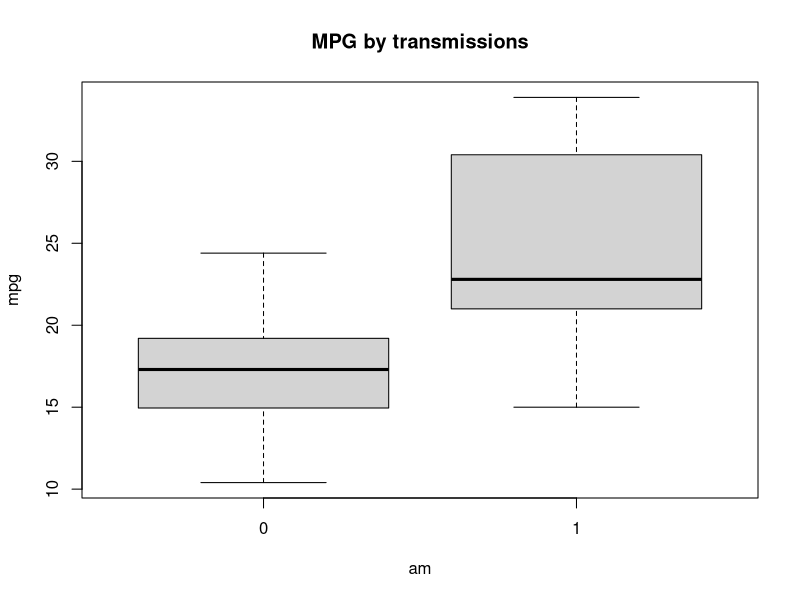
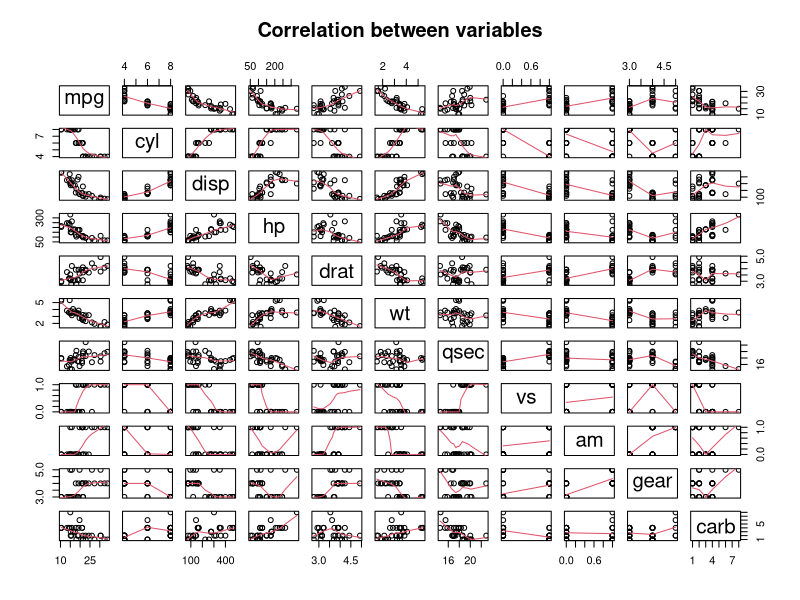

Here is the R script that generated these plots, in order:
## ---- chunk 1
head(mtcars)
#Take a look at the mtcars data set

with(mtcars, {
    plot(as.factor(am), mpg, main="MPG by transmissions", xlab="am", ylab="mpg")
})

#The plot shows that the mpg for cars with manual transmissions is better compared with cars with automatic transmissions.

require(graphics)
pairs(mtcars,
      main = "Correlation between variables",
      panel=panel.smooth)
# Explore the correlation between all of the variables in the mtcars data set.  Note the strong correlation between Wt and MPG

# Generate the basic model and take a look at it
fitam <- lm(mpg ~ am, mtcars)
summary(fitam)$coef


# Generate the model with all fields and take a look at it
fitall <- lm(mpg ~ ., mtcars)
summary(fitall)$coef

#Note the significance of WT compared to the other fields. Based on this I am going to generate a third model containing just AM and WT

fitwt <- lm(mpg ~ am + wt, mtcars)
summary(fitwt)$coef


#Comparing our three models
anova(fitam, fitall, fitwt)

#Based on this fitwt looks like the best predictor.  The relation between auto/manual though is within the error range therefore we can't say AM is a predictor of fuel economy. 

